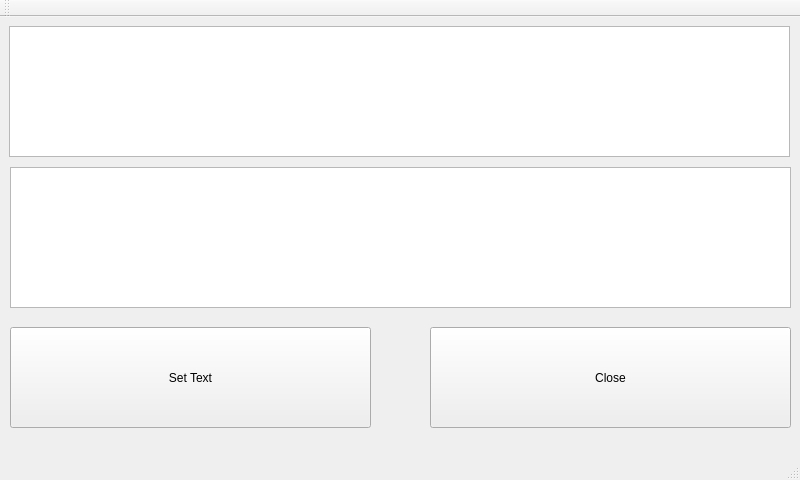
<?xml version="1.0" encoding="UTF-8"?>
<ui version="4.0">
 <class>MainWindow</class>
 <widget class="QMainWindow" name="MainWindow">
  <property name="geometry">
   <rect>
    <x>0</x>
    <y>0</y>
    <width>800</width>
    <height>480</height>
   </rect>
  </property>
  <property name="cursor">
   <cursorShape>BlankCursor</cursorShape>
  </property>
  <property name="windowTitle">
   <string>MainWindow</string>
  </property>
  <widget class="QWidget" name="centralWidget">
   <widget class="QTextEdit" name="textEdit">
    <property name="geometry">
     <rect>
      <x>9</x>
      <y>9</y>
      <width>781</width>
      <height>131</height>
     </rect>
    </property>
    <property name="cursor" stdset="0">
     <cursorShape>BlankCursor</cursorShape>
    </property>
    <property name="styleSheet">
     <string notr="true">font: 25 50pt &quot;Roboto&quot;;</string>
    </property>
   </widget>
   <widget class="QTextEdit" name="textEdit_2">
    <property name="geometry">
     <rect>
      <x>10</x>
      <y>150</y>
      <width>781</width>
      <height>141</height>
     </rect>
    </property>
    <property name="styleSheet">
     <string notr="true">font: 25 50pt &quot;Roboto&quot;;</string>
    </property>
   </widget>
   <widget class="QPushButton" name="pushButton">
    <property name="geometry">
     <rect>
      <x>10</x>
      <y>310</y>
      <width>361</width>
      <height>101</height>
     </rect>
    </property>
    <property name="styleSheet">
     <string notr="true">font: 25 55pt &quot;Roboto&quot;;</string>
    </property>
    <property name="text">
     <string>Set Text</string>
    </property>
   </widget>
   <widget class="QPushButton" name="Close_BT">
    <property name="geometry">
     <rect>
      <x>430</x>
      <y>310</y>
      <width>361</width>
      <height>101</height>
     </rect>
    </property>
    <property name="styleSheet">
     <string notr="true">font: 25 55pt &quot;Roboto&quot;;</string>
    </property>
    <property name="text">
     <string>Close</string>
    </property>
   </widget>
  </widget>
  <widget class="QMenuBar" name="menuBar">
   <property name="geometry">
    <rect>
     <x>0</x>
     <y>0</y>
     <width>800</width>
     <height>27</height>
    </rect>
   </property>
  </widget>
  <widget class="QToolBar" name="mainToolBar">
   <attribute name="toolBarArea">
    <enum>TopToolBarArea</enum>
   </attribute>
   <attribute name="toolBarBreak">
    <bool>false</bool>
   </attribute>
  </widget>
  <widget class="QStatusBar" name="statusBar"/>
 </widget>
 <layoutdefault spacing="6" margin="11"/>
 <resources/>
 <connections/>
</ui>
